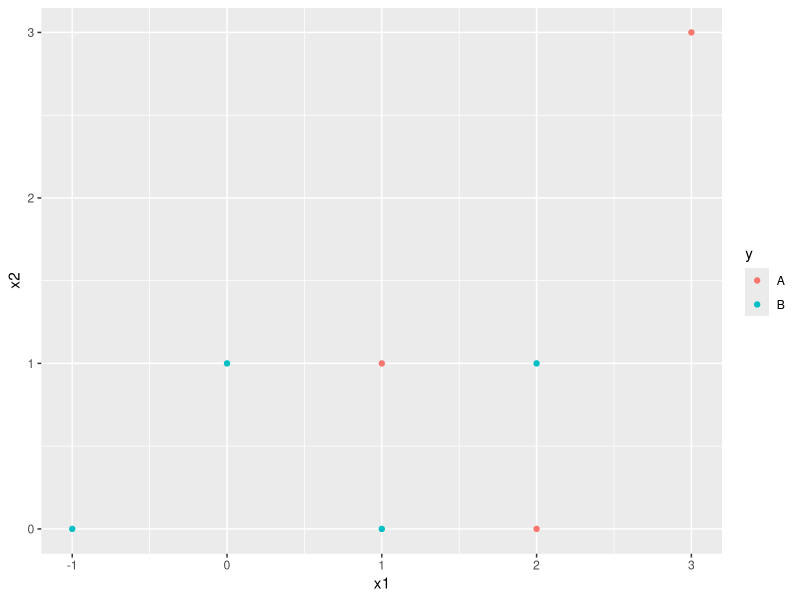

This chart was generated by the following R code:
## ---- chunk 1
knitr::opts_chunk$set(echo = TRUE)
## ---- chunk 2
#install.packages(ggplot2)
library(ggplot2)
## ---- chunk 3
knnframe = data.frame(x1 = c(3, 2, 1, 0, -1, 2, 1), x2 = c(3, 0, 1, 1, 0, 1, 0),  y=c("A", "A", "A", "B", "B", "B", "B"))
knnframe$y = as.factor(knnframe$y)
## ---- chunk 4
ggplot(knnframe, aes(x=x1, y=x2, color=y))+geom_point()
## ---- chunk 5
#install.packages(class)
library(class)
knn(train = knnframe[,1:2], cl = knnframe[,3], test = c(1, 2), k=1)
## ---- chunk 6
knn(train = knnframe[,1:2], cl = knnframe[,3], test = c(1, 2), k=4)
## ---- chunk 7
knn(train = knnframe[,1:2], cl = knnframe[,3], test = c(1, 2), k=7)
